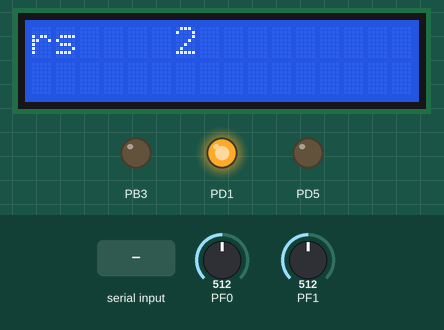
Simulated run of this program. Board: ATmega2560, built with avr-gcc and emulated at 16 MHz (the files do not name the chip). Parts: 16×2 character LCD, output pins drawn as LEDs (lit = HIGH). Wiring (inferred from the signals the program sends): character LCD (HD44780): RS PB1; E PB0; data PD0, PD4, PD6, PD7. The inputs (shaded band) are chosen by the test bench; at power-on: PF0 = 512, PF1 = 512. Pins used as bus, display or sensor lines are not drawn; what the program prints to the serial monitor is not drawn.

Above: at 1.2 s.
1.3 s: "-\n" received over Serial
At 2.4 s:
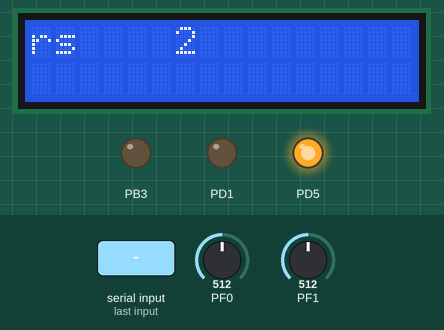
2.8 s: PF0 set to 526
At 3.3 s:
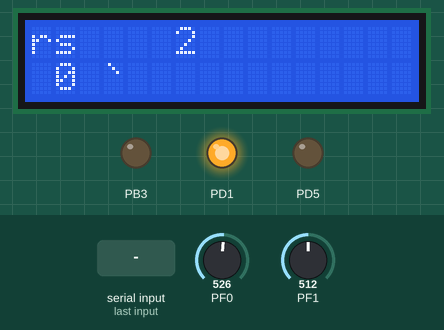
4.3 s: PF1 set to 26
At 5.5 s:
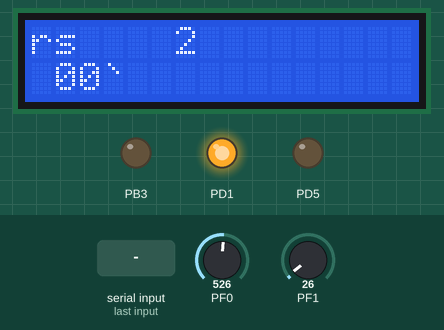
5.8 s: PF1 set to 21
At 6.5 s:
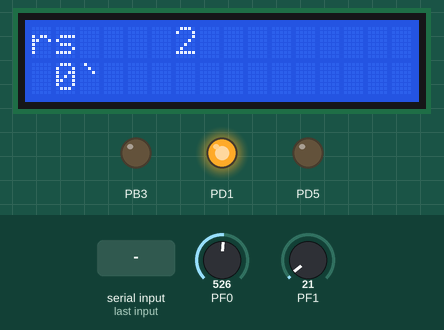
7.3 s: byte 43 ('+') received over Serial
At 7.8 s:
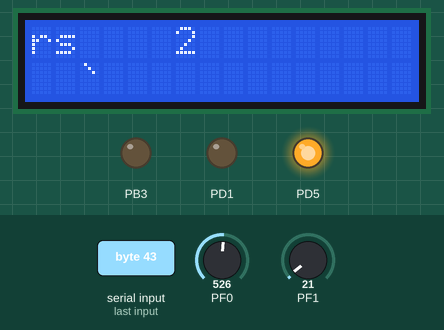
8.8 s: byte 45 ('-') received over Serial
At 9.4 s:
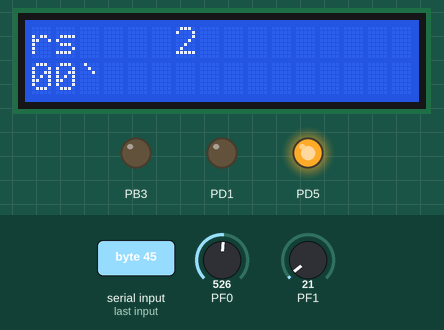
Timing chart, 0 to 11.3 s (numbered marks = the images above; inputs shaded):
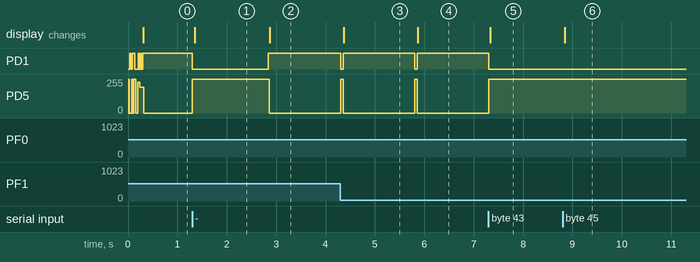

Measured:
- the behaviour switches between 515 and 516 on PF0 (found by bisection; images 1 and 2)
- the behaviour switches between 24 and 23 on PF1 (found by bisection; images 3 and 4)
- after the input at 1.3 s, PD1: HIGH → LOW at once; PD5: 0/255 → 255/255 at once
- after the input at 2.8 s, PD1: LOW → HIGH at once; PD5: 255/255 → 0/255 after 0.06 s; the display: changes after 0.07 s (image 2)
- after the input at 4.3 s, PD1: HIGH → LOW at once, → HIGH 0.06 s later; PD5: 0/255 → 255/255 at once, → 0/255 0.06 s later; the display: changes after 0.07 s (image 3)
- after the input at 5.8 s, PD1: HIGH → LOW at once, → HIGH 0.05 s later; PD5: 0/255 → 255/255 at once, → 0/255 0.05 s later; the display: changes after 0.06 s (image 4)
- after the input at 7.3 s, PD1: HIGH → LOW at once; PD5: 0/255 → 255/255 at once; the display: changes at once (image 5)
- after the input at 8.8 s, the display: changes after 0.05 s (image 6)

The program:

main.c
```c
#include <avr/io.h>
#include <avr/interrupt.h>
#include "LiquidCrystal_1602A/LiquidCrystal_1602A.h"
#include "USART/USART.h"
#include "ADC/ADC.h"

ISR(USART1_RX_vect);

volatile char character_RX1;

uint8_t Counter = 0;
uint8_t UpdateCounter = 0;
float	Voltage_Sensor1_Now = 0;
float	Voltage_Sensor2_Now = 0;
float	Voltage_Sensor1_Prev = 0;
float	Voltage_Sensor2_Prev = 0;

int main(void)
{
	SerialBegin(USART1, Asynch, 9600, NormalSpeed, True, False);
	SettingADC(AVcc, LeftJustified, ADC_Prescaler128, FreeRunning);
	lcd_begin(D9, D8, D0, D1, D2, D3, D4, D5, D6, D7);
	lcd_setcursor(1, 2);
	lcd_print("S1:");
	lcd_setcursor(1, 8);
	lcd_print("S2:");
	lcd_setcursor(1, 13);
	lcd_print("S3:");

	lcd_setcursor(2, 13);
	lcd_print("   ");
	lcd_setcursor(2, 13);
	lcd_print(IntToString(Counter));

	SerialWriteText(USART1,"Inicio\n");

    while (1)
    {
		if (UpdateCounter) {
			UpdateCounter = 0;
			lcd_setcursor(2, 13);
			lcd_print("   ");
			lcd_setcursor(2, 13);
			lcd_print(IntToString(Counter));
		}
		if (Voltage_Sensor1_Now != Voltage_Sensor1_Prev) {
			Voltage_Sensor1_Prev = Voltage_Sensor1_Now;
			lcd_setcursor(2, 1);
			lcd_print("     ");
			lcd_setcursor(2, 1);
			lcd_print_float(Voltage_Sensor1_Now, 2);
			lcd_print("V");
		}
		if (Voltage_Sensor2_Now != Voltage_Sensor2_Prev) {
			Voltage_Sensor2_Prev = Voltage_Sensor2_Now;
			lcd_setcursor(2, 7);
			lcd_print("     ");
			lcd_setcursor(2, 7);
			lcd_print_float(Voltage_Sensor2_Now, 2);
			lcd_print("V");
		}
		Voltage_Sensor1_Now = ((AnalogRead(ChannelADC0)*Voltage_AVcc)/255);
		Voltage_Sensor2_Now = ((AnalogRead(ChannelADC1)*Voltage_AVcc)/255);
    }
}

ISR(USART1_RX_vect) {
	character_RX1 = UDR1;
	if (character_RX1 == '\r' || character_RX1 == '\n') return;
	if (character_RX1 >= 32 && character_RX1 <= 126) UpdateCounter = 1;
	if (character_RX1 == '+') Counter++;
	if (character_RX1 == '-') Counter--;
}
```

ADC.c
```c
#include "ADC.h"

void SettingADC(uint8_t ReferenceADC, uint8_t AdjustADC, uint8_t PrescalerADC, uint8_t TriggerSourceADC) {
	ADMUX = (ADMUX & 0x3F) | (ReferenceADC);				// Voltage reference selection
	ADMUX = (ADMUX & 0xDF) | (AdjustADC);					// Justification
	ADCSRA = (ADCSRA & 0xF8) | (PrescalerADC);				// Prescaler
	ADCSRB = (ADCSRB & 0xF8) | (TriggerSourceADC);			// Auto trigger source
	ADCSRA &= ~(1<<ADEN);									// Disable ADC
}

uint8_t AnalogRead(uint8_t ChannelADC) {
	ADMUX = (ADMUX & 0xF0) | (ChannelADC);					// Conversion process (1/4)
	ADCSRA |= (1<<ADEN | 1<<ADSC);							// Conversion process (2/4)
	while (ADCSRA & (1<<ADSC));								// Conversion process (3/4)
	ADCSRA &= ~(1<<ADEN);									// Conversion process (4/4)
	return ADCH;
}
```

ADC.h
```c
#ifndef ADC_H_
#define ADC_H_

#include <avr/io.h>
#include <stdint.h>

#define ChannelADC0			0
#define ChannelADC1			(1<<MUX0)
#define ChannelADC2			(1<<MUX1)
#define ChannelADC3			(1<<MUX1 | 1<<MUX0)
#define ChannelADC4			(1<<MUX2)
#define ChannelADC5			(1<<MUX2 | 1<<MUX0)
#define ChannelADC6			(1<<MUX2 | 1<<MUX1)
#define ChannelADC7			(1<<MUX2 | 1<<MUX1 | 1<<MUX0)

#define ADC_Prescaler2A		0
#define ADC_Prescaler2B		(1<<ADPS0)
#define ADC_Prescaler4		(1<<ADPS1)
#define ADC_Prescaler8		(1<<ADPS1 | 1<<ADPS0)
#define ADC_Prescaler16		(1<<ADPS2)
#define ADC_Prescaler32		(1<<ADPS2 | 1<<ADPS0)
#define ADC_Prescaler64		(1<<ADPS2 | 1<<ADPS1)
#define ADC_Prescaler128	(1<<ADPS2 | 1<<ADPS1 | 1<<ADPS0)

#define ADC_Resolution		1023
#define Voltage_AVcc		5.0

#define AREF				0
#define AVcc				(1<<REFS0)
#define Internal			(1<<REFS1 | 1<<REFS0)

#define RightJustified		0
#define LeftJustified		(1<<ADLAR)

#define FreeRunning			0
#define AnalogComparator	(1<<ADTS0)
#define ExternalInterrupt	(1<<ADTS1)
#define Timer0Compare		(1<<ADTS1 | 1<<ADTS0)
#define Timer0Overflow		(1<<ADTS2)
#define Timer1Compare		(1<<ADTS2 | 1<<ADTS0)
#define Timer1Overflow		(1<<ADTS2 | 1<<ADTS1)
#define Timer1Capture		(1<<ADTS2 | 1<<ADTS1 | 1<<ADTS0)

void SettingADC(uint8_t ReferenceADC, uint8_t AdjustADC, uint8_t PrescalerADC, uint8_t TriggerSourceADC);
uint8_t AnalogRead(uint8_t ChannelADC);

#endif
```

BitwiseManager_328PB.c
```c
#include "BitwiseManager_328PB.h"

void PIN_MODE(uint8_t pin, uint8_t mode) {
	if ((pin >= 0) && (pin < 6)) {
		if (mode == OUTPUT) {
			DDRB |= (1 << (pin % 8));
			if (pin == D12) UCSR1B &= ~(1 << RXEN1);
			if (pin == D11) UCSR1B &= ~(1 << TXEN1);
		}
		else if (mode == INPUT_PULLUP) {
			DDRB &= ~(1 << (pin % 8));
			PORTB |= (1 << (pin % 8));
		}
		else if (mode == INPUT_PULLDOWN) {
			DDRB &= ~(1 << (pin % 8));
		}
	}
	else if ((pin >= 6) && (pin < 12)) {
		if (mode == OUTPUT) {
			DDRC |= (1 << ((pin + 2) % 8));
		}
		else if (mode == INPUT_PULLUP)  {
			DDRC &= ~(1 << ((pin + 2) % 8));
			PORTC |= (1 << ((pin + 2) % 8));
		}
		else if (mode == INPUT_PULLDOWN) {
			DDRC &= ~(1 << ((pin + 2) % 8));
		}
	}
	else if ((pin >= 12) && (pin < 20)) {
		if (mode == OUTPUT) {
			DDRD |= (1 << ((pin + 4) % 8));
			if (pin == D0) UCSR0B &= ~(1 << RXEN0);
			if (pin == D1) UCSR0B &= ~(1 << TXEN0);
		}
		else if (mode == INPUT_PULLUP) {
			DDRD &= ~(1 << ((pin + 4) % 8));
			PORTD |= (1 << ((pin + 4) % 8));
		}
		else if (mode == INPUT_PULLDOWN) {
			DDRD &= ~(1 << ((pin + 4) % 8));
		}
	}
	else if ((pin == 20) || (pin == 21)) {
		if (mode == OUTPUT) {
			DDRE |= (1 << ((pin - 2) % 8));
		}
		else if (mode == INPUT_PULLUP) {
			DDRE &= ~(1 << ((pin - 2) % 8));
			PORTE |= (1 << ((pin - 2) % 8));
		}
		else if (mode == INPUT_PULLDOWN)	{
			DDRE &= ~(1 << ((pin - 2) % 8));
		}
	}
}

void DIGITAL_WRITE(uint8_t pin, uint8_t value) {
	if ((pin >= 0) && (pin < 6)) {
		if (value) {
			PORTB |= (1 << (pin % 8));
		}
		else {
			PORTB &= ~(1 << (pin % 8));
		}
	}
	else if ((pin >= 6) && (pin < 12)) {
		if (value) {
			PORTC |= (1 << ((pin + 2) % 8));
		}
		else {
			PORTC &= ~(1 << ((pin + 2) % 8));
		}
	}
	else if ((pin >= 12) && (pin < 20)) {
		if (value) {
			PORTD |= (1 << ((pin + 4) % 8));
		}
		else {
			PORTD &= ~(1 << ((pin + 4) % 8));
		}
	}
	else if ((pin == 20) || (pin == 21)) {
		if (value) {
			PORTE |= (1 << ((pin - 2) % 8));
		}
		else {
			PORTE &= ~(1 << ((pin - 2) % 8));
		}
	}
}

uint8_t DIGITAL_READ(uint8_t pin) {
	if ((pin >= 0) && (pin < 6)) {
		return (PINB >> (pin % 8)) & 1;
	}
	else if ((pin >= 6) && (pin < 12)) {
		return (PINC >> ((pin + 2) % 8)) & 1;
	}
	else if ((pin >= 12) && (pin < 20)) {
		return (PIND >> ((pin + 4) % 8)) & 1;
	}
	else if ((pin == 20) || (pin == 21)) {
		return (PINE >> ((pin - 2) % 8)) & 1;
	}
	else return INPUT_PULLUP;
}
```

BitwiseManager_328PB.h
```c
#ifndef BITWISEMANAGER_328PB_H_
#define BITWISEMANAGER_328PB_H_

#include <avr/io.h>

#define SET_BIT(REG, BIT) ((REG) |= (1 << (BIT)))
#define CLEAR_BIT(REG, BIT) ((REG) &= ~(1 << (BIT)))
#define READ_BIT(REG, BIT) ((REG) & (1 << (BIT)))
#define TOGGLE_BIT(REG, BIT) ((REG) ^= (1 << (BIT)))
#define COPY_BIT(REG, BIT, VAL) \
if (VAL) { SET_BIT(REG, BIT); } else { CLEAR_BIT(REG, BIT); }

#define D13		5	// (+0) % 8
#define D12		4	// (+0) % 8
#define D11		3	// (+0) % 8
#define D10		2	// (+0) % 8
#define D9		1	// (+0) % 8
#define D8		0	// (+0) % 8
#define D7		19	// (+4) % 8
#define D6		18	// (+4) % 8
#define D5		17	// (+4) % 8
#define D4		16	// (+4) % 8
#define D3		15	// (+4) % 8
#define D2		14	// (+4) % 8
#define D1		13	// (+4) % 8
#define D0		12	// (+4) % 8
#define A0		6	// (+2) % 8
#define A1		7	// (+2) % 8
#define A2		8	// (+2) % 8
#define A3		9	// (+2) % 8
#define A4		10	// (+2) % 8
#define A5		11	// (+2) % 8
#define A6		20	// (-2) % 8
#define A7		21	// (-2) % 8

#define OUTPUT			0
#define INPUT_PULLUP	1
#define INPUT_PULLDOWN	2
#define LOW			 0
#define HIGH		 1

void PIN_MODE(uint8_t pin, uint8_t mode);
void DIGITAL_WRITE(uint8_t pin, uint8_t value);
uint8_t DIGITAL_READ(uint8_t pin);

#endif /* BITWISEMANAGER_328PB_H_ */
```

LiquidCrystal_1602A.h
```c
#ifndef LIQUIDCRYSTAL_1602A_H_
#define LIQUIDCRYSTAL_1602A_H_

#ifndef	F_CPU
#define F_CPU 16000000UL
#endif
#include <avr/io.h>
#include <stdint.h>
#include <stdio.h>
#include <stdlib.h>
#include <math.h>
#include <util/delay.h>
#include "BitwiseManager_328PB/BitwiseManager_328PB.h"

extern	uint8_t rs_lcd, en_lcd, d0_lcd, d1_lcd, d2_lcd, d3_lcd, d4_lcd, d5_lcd, d6_lcd, d7_lcd;

void lcd_begin(uint8_t rs, uint8_t en, uint8_t d0, uint8_t d1, uint8_t d2, uint8_t d3, uint8_t d4, uint8_t d5, uint8_t d6, uint8_t d7);

void lcd_clear(void);

void lcd_home(void);

void lcd_display_on(void);

void lcd_display_off(void);

void lcd_cursor_on(void);

void lcd_cursor_off(void);

void lcd_screen_left(void);

void lcd_screen_right(void);

void lcd_cursor_left(void);

void lcd_cursor_right(void);

void lcd_command(uint8_t command);

void lcd_write_char(char character);

void lcd_print(const char *characters);

void lcd_print_float(float Variable, uint8_t NumDecimal);

void lcd_setcursor(int8_t row, int8_t column);

#endif /* LIQUIDCRYSTAL_1602A_H_ */
```

LyquidCrystal_1602A.c
```c
#include "LiquidCrystal_1602A.h"

uint8_t rs_lcd, en_lcd, d0_lcd, d1_lcd, d2_lcd, d3_lcd, d4_lcd, d5_lcd, d6_lcd, d7_lcd;

void lcd_begin(uint8_t rs, uint8_t en, uint8_t d0, uint8_t d1, uint8_t d2, uint8_t d3, uint8_t d4, uint8_t d5, uint8_t d6, uint8_t d7) {

	rs_lcd = rs;
	en_lcd = en;
	d0_lcd = d0;
	d1_lcd = d1;
	d2_lcd = d2;
	d3_lcd = d3;
	d4_lcd = d4;
	d5_lcd = d5;
	d6_lcd = d6;
	d7_lcd = d7;

	PIN_MODE(rs_lcd, OUTPUT);
	PIN_MODE(en_lcd, OUTPUT);
	PIN_MODE(d0_lcd, OUTPUT);
	PIN_MODE(d1_lcd, OUTPUT);
	PIN_MODE(d2_lcd, OUTPUT);
	PIN_MODE(d3_lcd, OUTPUT);
	PIN_MODE(d4_lcd, OUTPUT);
	PIN_MODE(d5_lcd, OUTPUT);
	PIN_MODE(d6_lcd, OUTPUT);
	PIN_MODE(d7_lcd, OUTPUT);

	_delay_ms(15);
	lcd_command(0x38);
	_delay_ms(5);
	lcd_display_on();
	_delay_ms(8);
	lcd_command(0x06);
	_delay_ms(10);
	lcd_clear();
	_delay_ms(8);
}

void lcd_clear(void) {
	lcd_command(0x01);
	_delay_ms(2);
}

void lcd_home(void) {
	lcd_command(0x02);
	_delay_ms(2);
}

void lcd_display_on(void) {
	lcd_command(0x0C);
	_delay_ms(2);
}

void lcd_display_off(void) {
	lcd_command(0x08);
	_delay_ms(2);
}

void lcd_cursor_on(void) {
	lcd_command(0x0E);
	_delay_ms(2);
}

void lcd_cursor_off(void) {
	lcd_command(0x0C);
}

void lcd_screen_left(void) {
	lcd_command(0x18);
	_delay_ms(2);
}

void lcd_screen_right(void) {
	lcd_command(0x1C);
	_delay_ms(2);
}

void lcd_cursor_left(void) {
	lcd_command(0x10);
	_delay_ms(2);
}

void lcd_cursor_right(void) {
	lcd_command(0x14);
	_delay_ms(2);
}

void lcd_command(uint8_t command) {

	DIGITAL_WRITE(d0_lcd, command & (1 << 0));
	DIGITAL_WRITE(d1_lcd, command & (1 << 1));
	DIGITAL_WRITE(d2_lcd, command & (1 << 2));
	DIGITAL_WRITE(d3_lcd, command & (1 << 3));
	DIGITAL_WRITE(d4_lcd, command & (1 << 4));
	DIGITAL_WRITE(d5_lcd, command & (1 << 5));
	DIGITAL_WRITE(d6_lcd, command & (1 << 6));
	DIGITAL_WRITE(d7_lcd, command & (1 << 7));

	DIGITAL_WRITE(rs_lcd, LOW);
	DIGITAL_WRITE(en_lcd, HIGH);
	_delay_ms(4);
	DIGITAL_WRITE(en_lcd, LOW);
}

void lcd_write_char(char character) {

	DIGITAL_WRITE(d0_lcd, character & (1 << 0));
	DIGITAL_WRITE(d1_lcd, character & (1 << 1));
	DIGITAL_WRITE(d2_lcd, character & (1 << 2));
	DIGITAL_WRITE(d3_lcd, character & (1 << 3));
	DIGITAL_WRITE(d4_lcd, character & (1 << 4));
	DIGITAL_WRITE(d5_lcd, character & (1 << 5));
	DIGITAL_WRITE(d6_lcd, character & (1 << 6));
	DIGITAL_WRITE(d7_lcd, character & (1 << 7));

	DIGITAL_WRITE(rs_lcd, HIGH);
	DIGITAL_WRITE(en_lcd, HIGH);
	_delay_ms(4);
	DIGITAL_WRITE(en_lcd, LOW);
	_delay_ms(2);
}

void lcd_print(const char *characters) {
    while (*characters) {
	    lcd_write_char(*characters);
	    characters++;
    }
}

void lcd_print_float(float Variable, uint8_t NumDecimal) {
	int Variable_int = (int)(Variable);
	int Variable_dec = (int)((Variable - Variable_int) * pow(10, NumDecimal));

	int ConvertedLength = snprintf(NULL, 0, "%d", Variable_int) + 1;
	char* IntConverted = malloc(ConvertedLength);
	sprintf(IntConverted, "%d", Variable_int);
	lcd_print(IntConverted);

	ConvertedLength = snprintf(NULL, 0, "%d", Variable_dec) + 1;
	IntConverted = malloc(ConvertedLength);
	sprintf(IntConverted, "%d", Variable_dec);
	lcd_print(".");
	lcd_print(IntConverted);
}

void lcd_setcursor(int8_t row, int8_t column) {
    if (row < 1) row = 1;
    if (row > 2) row = 2;
    if (column < 1) column = 1;
    if (column > 16) column = 16;
    uint8_t position;
    if (row == 1) {
	    position = 0x00 + (column - 1);
	}
	else {
	    position = 0x40 + (column - 1);
    }
    lcd_command(0x80 | position);
}
```

USART.c
```c
#include "USART.h"

void SerialBegin(uint8_t NumUSART, uint8_t ModeUSART, uint32_t BaudRate, uint8_t SpeedMode, uint8_t InterruptRX, uint8_t InterruptTX) {
	if (InterruptRX || InterruptTX)	sei();
	/*----------------------------------------------------USART0---------------------------------------------------------------------*/
	if (NumUSART == USART0) {
		DDRD &= ~(1<<DDD0);										// D0 as input RX
		UCSR0B |= (1<<RXEN0);									// Receiver enable
		DDRD |= (1<<DDD1);										// D1 as output TX
		UCSR0B |= (1<<TXEN0);									// Transmitter enable
		UCSR0A = (UCSR0A & 0xFD) | (SpeedMode);					// Transmission speed
		UCSR0B = (UCSR0B & 0x7F) | (InterruptRX<<RXCIE0);		// RX complete interrupt enable
		UCSR0B = (UCSR0B & 0xBF) | (InterruptTX<<TXCIE0);		// TX complete interrupt enable
		UCSR0C = (UCSR0C & 0x3F) | (ModeUSART);					// USART mode
		UCSR0C = (UCSR0C & 0xC0) | (1<<UCSZ01 | 1<<UCSZ00);		// Frame: no parity, 1 stop bit, 8-bit size

		if (SpeedMode == NormalSpeed) {
			if (ModeUSART == Synch) {
				switch (BaudRate) {
					case 9600:
					UBRR0 = 832;
					break;
					default:
					UBRR0 = 832;
					break;
				}
			}
			else if (ModeUSART == Asynch) {
				switch (BaudRate) {
					case 9600:
					UBRR0 = 103;
					break;
					default:
					UBRR0 = 103;
					break;
				}
			}
		}
		else if (SpeedMode == DoubleSpeed) {
			if (ModeUSART == Synch) {
				UCSR0A = (UCSR0A & 0xFD);						// Forces normal speed on synchronous operation
				switch (BaudRate) {
					case 9600:
					UBRR0 = 832;
					break;
					default:
					UBRR0 = 832;
					break;
				}
			}
			else if (ModeUSART == Asynch) {
				switch (BaudRate) {
					case 9600:
					UBRR0 = 207;
					break;
					default:
					UBRR0 = 207;
					break;
				}
			}
		}
	}
	/*----------------------------------------------------USART1---------------------------------------------------------------------*/
	else {
		DDRB &= ~(1<<DDB4);										// B4 as input RX
		UCSR1B |= (1<<RXEN1);									// Receiver enable
		DDRB |= (1<<DDB3);										// B3 as output TX
		UCSR1B |= (1<<TXEN1);									// Transmitter enable
		UCSR1A = (UCSR1A & 0xFD) | (SpeedMode);					// Transmission speed
		UCSR1B = (UCSR1B & 0x7F) | (InterruptRX<<RXCIE1);		// RX complete interrupt enable
		UCSR1B = (UCSR1B & 0xBF) | (InterruptTX<<TXCIE1);		// TX complete interrupt enable
		UCSR1C = (UCSR1C & 0x3F) | (ModeUSART);					// USART mode
		UCSR1C = (UCSR1C & 0xC0) | (1<<UCSZ11 | 1<<UCSZ10);		// Frame: no parity, 1 stop bit, 8-bit size

		if (SpeedMode == NormalSpeed) {
			if (ModeUSART == Synch) {
				switch (BaudRate) {
					case 9600:
					UBRR1 = 832;
					break;
					default:
					UBRR1 = 832;
					break;
				}
			}
			else if (ModeUSART == Asynch) {
				switch (BaudRate) {
					case 9600:
					UBRR1 = 103;
					break;
					default:
					UBRR1 = 103;
					break;
				}
			}
		}
		else if (SpeedMode == DoubleSpeed) {
			if (ModeUSART == Synch) {
				UCSR1A = (UCSR1A & 0xFD);						// Forces normal speed on synchronous operation
				switch (BaudRate) {
					case 9600:
					UBRR1 = 832;
					break;
					default:
					UBRR1 = 832;
					break;
				}
			}
			else if (ModeUSART == Asynch) {
				switch (BaudRate) {
					case 9600:
					UBRR1 = 207;
					break;
					default:
					UBRR1 = 207;
					break;
				}
			}
		}
	}
}

void SerialWriteText(uint8_t NumUSART, char* TextToTransmit) {
	if (NumUSART == USART0) {
		if (TextToTransmit == NULL) return;
		for (uint8_t i = 0; TextToTransmit[i] != '\0'; i++) {
			while (!(UCSR0A & (1<<UDRE0)));
			UDR0 = TextToTransmit[i];
		}
	}
	else {
		if (TextToTransmit == NULL) return;
		for (uint8_t i = 0; TextToTransmit[i] != '\0'; i++) {
			while (!(UCSR1A & (1<<UDRE1)));
			UDR1 = TextToTransmit[i];
		}
	}
}

char* IntToString(int IntToConvert) {
	int ConvertedLength = snprintf(NULL, 0, "%d", IntToConvert) + 1;
	char* IntConverted = malloc(ConvertedLength);
	if (IntConverted == NULL) return NULL;
	sprintf(IntConverted, "%d", IntToConvert);
	return IntConverted;
}

void SerialWriteFloat(uint8_t NumUSART, float Variable, uint8_t NumDecimal) {
	int Variable_int = (int)(Variable);
	int Variable_dec = (int)((Variable - Variable_int) * pow(10, NumDecimal));
	SerialWriteText(NumUSART, IntToString(Variable_int));
	SerialWriteText(NumUSART, ".");
	SerialWriteText(NumUSART, IntToString(Variable_dec));
}
```

USART.h
```c
#ifndef USART_H_
#define USART_H_

#include <avr/io.h>
#include <avr/interrupt.h>
#include <stdint.h>
#include <stdio.h>
#include <stdlib.h>
#include <math.h>

#define NormalSpeed		0
#define DoubleSpeed		(1<<U2X0)					// (1<<U2X1)
#define Asynch			0
#define Synch			(1<<UMSEL00)				// (1<<UMSEL10)
#define MasterSPI		(1<<UMSEL01 | 1<<UMSEL00)	// (1<<UMSEL11 | 1<<UMSEL10)
#define False			0
#define True			1
#define USART0			0
#define USART1			1

void SerialBegin(uint8_t NumUSART, uint8_t ModeUSART, uint32_t BaudRate, uint8_t SpeedMode, uint8_t InterruptRX, uint8_t InterruptTX);
void SerialWriteText(uint8_t NumUSART, char* TextToTransmit);
char* IntToString(int IntToConvert);
void SerialWriteFloat(uint8_t NumUSART, float Variable, uint8_t NumDecimal);

#endif
```
